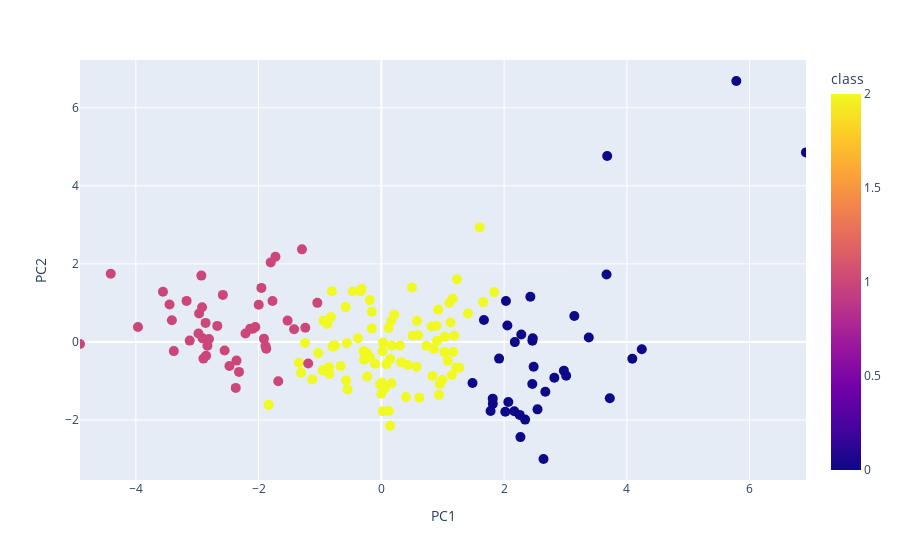

Source (notebook cell):
### Code cell
fig = px.scatter(df, x="PC1", y="PC2", color="class")
fig.update_traces(marker_size=10)
fig.update_layout(scattermode="group", scattergap=0.75)
fig.show()

### Figure 1 — Plotly figure (JSON) as saved in the notebook; plotly's stock layout.template omitted (floating-point values rounded to 4 significant figures; data arrays with more than 128 entries replaced by an {"elided": "..."} marker saying what was removed)
{"data": [{"hovertemplate": "PC1=%{x}<br>PC2=%{y}<br>class=%{marker.color}<extra></extra>", "legendgroup": "", "marker": {"color": {"elided": "167 int values"}, "coloraxis": "coloraxis", "size": 10, "symbol": "circle"}, "mode": "markers", "name": "", "orientation": "v", "showlegend": false, "type": "scatter", "x": {"elided": "167 float values"}, "xaxis": "x", "y": {"elided": "167 float values"}, "yaxis": "y"}], "layout": {"coloraxis": {"colorbar": {"title": {"text": "class"}}, "colorscale": [[0, "#0d0887"], [0.1111, "#46039f"], [0.2222, "#7201a8"], [0.3333, "#9c179e"], [0.4444, "#bd3786"], [0.5556, "#d8576b"], [0.6667, "#ed7953"], [0.7778, "#fb9f3a"], [0.8889, "#fdca26"], [1, "#f0f921"]]}, "legend": {"tracegroupgap": 0}, "margin": {"t": 60}, "scattergap": 0.75, "scattermode": "group", "xaxis": {"anchor": "y", "domain": [0, 1], "title": {"text": "PC1"}}, "yaxis": {"anchor": "x", "domain": [0, 1], "title": {"text": "PC2"}}}}
